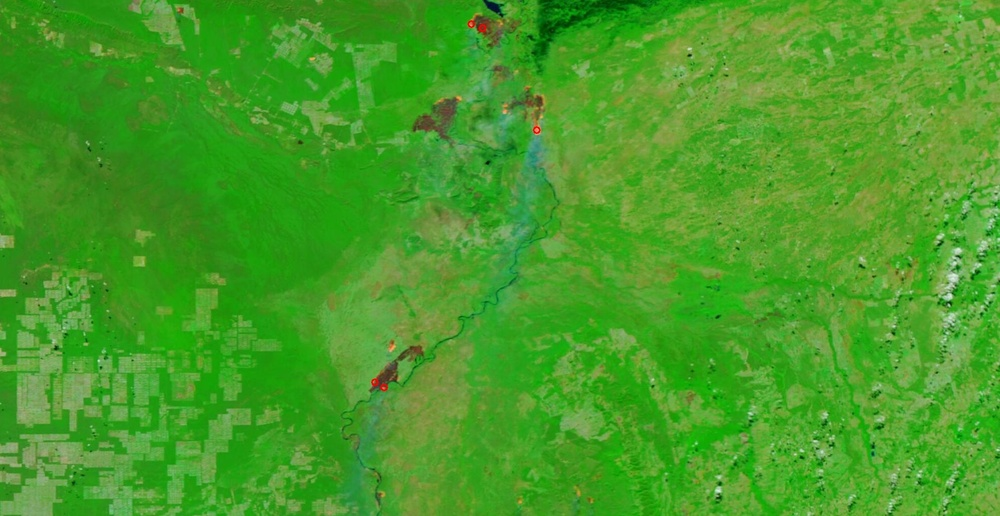
#> input picture resultados_hsv/saida_hsv_sequencial.jpg, 1000 x 516 px, shrunk from 1972 x 1017 before the run
$ python -i detectar_img_padrao_sequencial.py   (imports and definitions only)
#> lines starting #> are read from the running program, lines starting #| are printed output that depends on the picture; after the words box and inside, x2 and y2 are one past the last pixel; in counts of white or black regions, pixels touching at a corner belong together
#> in process_image_sequencial, img is the input picture: shape (516, 1000, 3); mean B, G, R 39.2, 156.6, 70.9
import numpy as np
import tifffile as tiff
import cv2
import time
import os
from tqdm import tqdm

# ==== PARÂMETROS DE DETECÇÃO ====
AREA_MINIMA = 5  # pixels
VERMELHO_BAIXO1 = np.array([0, 120, 120])
VERMELHO_ALTO1 = np.array([10, 255, 255])
VERMELHO_BAIXO2 = np.array([160, 120, 120])
VERMELHO_ALTO2 = np.array([180, 255, 255])

# ==== DETECÇÃO HSV (sem zoom) ====
def detectar_areas_vermelhas_HSV(tile):
    hsv = cv2.cvtColor(tile, cv2.COLOR_BGR2HSV)
#> hsv: shape (516, 1000, 3); mean H, S, V 51.5, 192.6, 156.7

    # Máscaras para faixas de vermelho
    mask1 = cv2.inRange(hsv, VERMELHO_BAIXO1, VERMELHO_ALTO1)
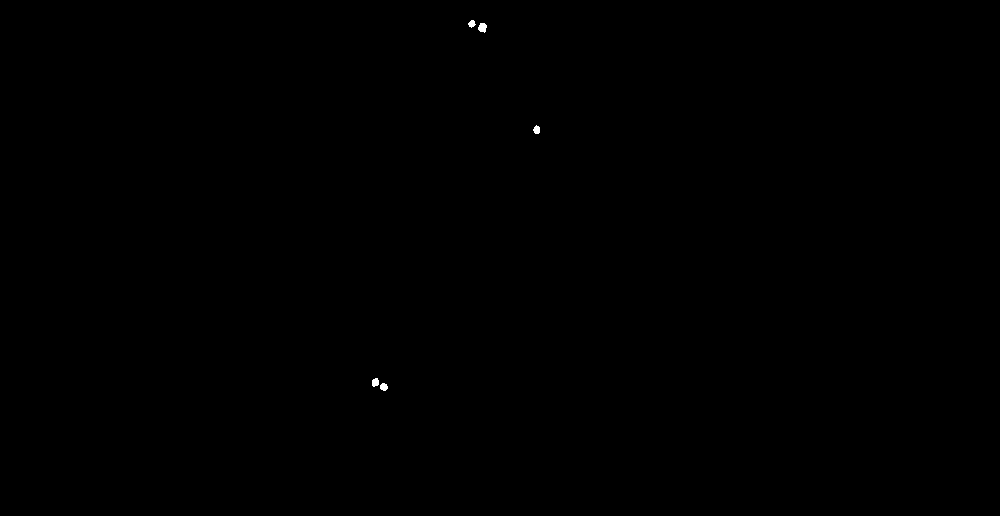
#> mask1: shape (516, 1000); 0.05% white; 5 white regions, box (x1, y1, x2, y2) and area: (478, 23, 487, 33) 66, (372, 378, 379, 387) 51, (380, 383, 388, 391) 49, (533, 125, 540, 134) 47, (468, 20, 476, 28) 41
    mask2 = cv2.inRange(hsv, VERMELHO_BAIXO2, VERMELHO_ALTO2)
#> mask2: shape (516, 1000); every value is 0
    mascara = cv2.bitwise_or(mask1, mask2)

    # Morfologia
    mascara = cv2.morphologyEx(mascara, cv2.MORPH_OPEN, np.ones((3, 3), np.uint8))
#> mascara: shape (516, 1000); 0.05% white; 5 white regions
    contornos, _ = cv2.findContours(mascara, cv2.RETR_EXTERNAL, cv2.CHAIN_APPROX_SIMPLE)
#> contornos = 5 contours; box (x1, y1, x2, y2) and area: (478, 23, 487, 32) 52, (380, 383, 388, 391) 38, (372, 378, 379, 386) 37, (534, 126, 540, 134) 33, (469, 20, 475, 27) 27

    centros = []
    for contorno in contornos:
        if cv2.contourArea(contorno) >= AREA_MINIMA:
            M = cv2.moments(contorno)
            if M["m00"] != 0:
                cx = int(M["m10"] / M["m00"])
                cy = int(M["m01"] / M["m00"])
                centros.append((cx, cy))
#> this loop made 5 passes
#> (cx, cy) on passes 1 to 5: (383, 386), (375, 381), (536, 129), (482, 27), (471, 23)
#> after the loop, centros = [(383, 386), (375, 381), (536, 129), (482, 27), (471, 23)]
    return centros

# ==== PROCESSAMENTO SEQUENCIAL ====
def process_image_sequencial(image_path, output_path="saida_hsv_sequencial.jpg"):
    print(f"🖼️ Lendo imagem: {image_path}")
    ext = os.path.splitext(image_path)[1].lower()

    if ext in [".tif", ".tiff"]:
        with tiff.TiffFile(image_path) as tif:
            img = tif.asarray()
    else:
        img = cv2.imread(image_path)

    if img is None:
        raise FileNotFoundError(f"Imagem inválida: {image_path}")

    # Garantir 3 canais
    if img.ndim == 2:
        img = cv2.cvtColor(img, cv2.COLOR_GRAY2BGR)
    elif img.shape[2] == 4:
        img = cv2.cvtColor(img, cv2.COLOR_BGRA2BGR)

    print("🔥 Detectando focos...")
    start = time.time()

    centros = detectar_areas_vermelhas_HSV(img)

    for cx, cy in centros:
        cv2.circle(img, (cx, cy), 6, (0, 0, 255), 2)
#> this loop made 5 passes
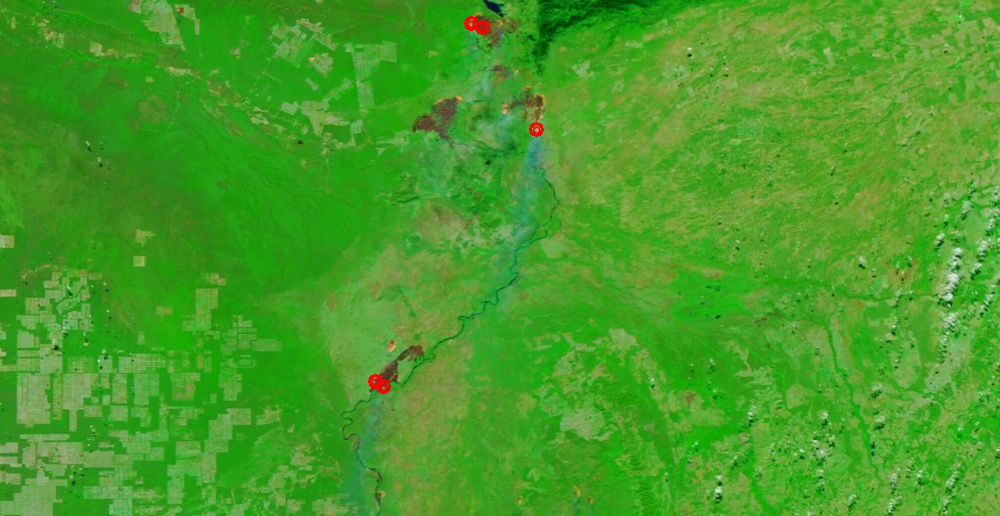
#> img: shape (516, 1000, 3); 0.1% of pixels changed, all inside (x1, y1, x2, y2) = (368, 16, 544, 394)

    os.makedirs(os.path.dirname(output_path), exist_ok=True)
    cv2.imwrite(output_path, img)

    elapsed = time.time() - start
    print(f"✅ {len(centros)} focos detectados em {elapsed:.2f} segundos.")
#| ✅ 5 focos detectados em 0.17 segundos.
    print(f"💾 Imagem salva em: {output_path}")

    return len(centros), elapsed

# ==== EXECUÇÃO PRINCIPAL ====
# [11 lines not run here, left out]

>>> result = process_image_sequencial('resultados_hsv/saida_hsv_sequencial.jpg')
#> result = (5, 0.167)
